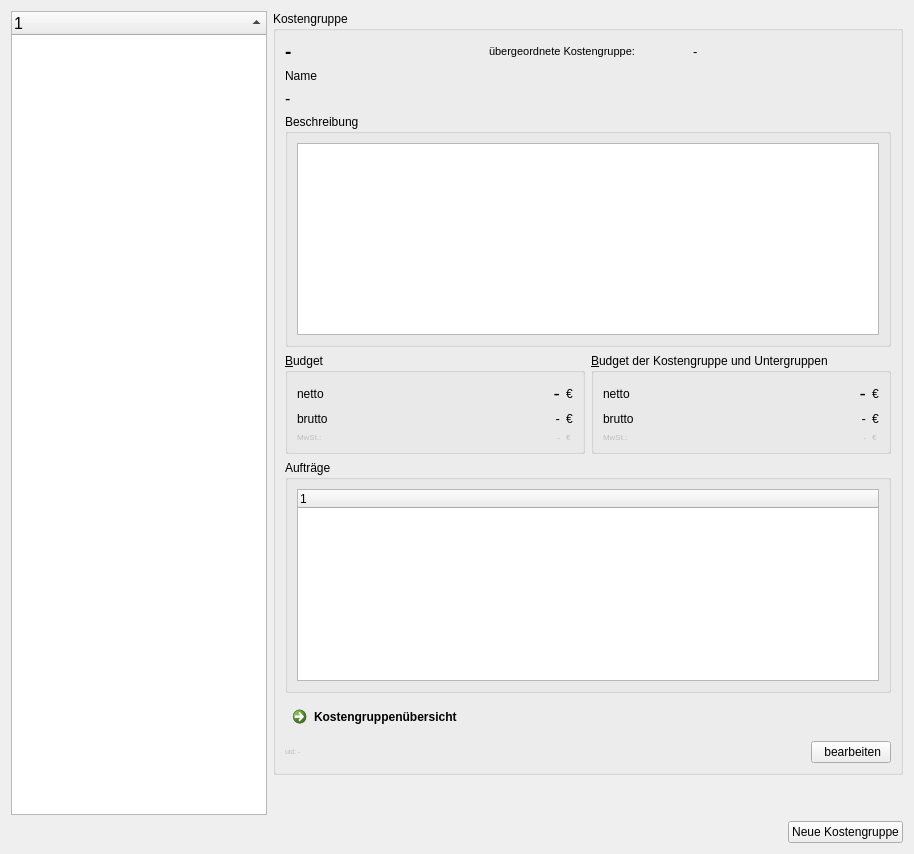
        <widget class="QWidget" name="tab_cost_groups_table">
         <attribute name="title">
          <string>Kostengruppen</string>
         </attribute>
         <layout class="QVBoxLayout" name="verticalLayout_12">
          <item>
           <layout class="QHBoxLayout" name="horizontalLayout_18">
            <item>
             <widget class="QTreeWidget" name="treeWidget_cost_groups">
              <property name="font">
               <font>
                <pointsize>12</pointsize>
               </font>
              </property>
              <property name="alternatingRowColors">
               <bool>true</bool>
              </property>
              <property name="sortingEnabled">
               <bool>true</bool>
              </property>
              <property name="expandsOnDoubleClick">
               <bool>false</bool>
              </property>
              <column>
               <property name="text">
                <string notr="true">1</string>
               </property>
              </column>
             </widget>
            </item>
            <item>
             <layout class="QVBoxLayout" name="verticalLayout_20">
              <item>
               <widget class="QGroupBox" name="groupBox_8">
                <property name="sizePolicy">
                 <sizepolicy hsizetype="Maximum" vsizetype="Preferred">
                  <horstretch>0</horstretch>
                  <verstretch>0</verstretch>
                 </sizepolicy>
                </property>
                <property name="minimumSize">
                 <size>
                  <width>630</width>
                  <height>0</height>
                 </size>
                </property>
                <property name="title">
                 <string>Kostengruppe</string>
                </property>
                <layout class="QVBoxLayout" name="verticalLayout_21">
                 <item>
                  <layout class="QGridLayout" name="gridLayout_20">
                   <item row="0" column="1">
                    <widget class="QLabel" name="label_cost_group_parent">
                     <property name="font">
                      <font>
                       <pointsize>8</pointsize>
                      </font>
                     </property>
                     <property name="text">
                      <string>übergeordnete Kostengruppe:</string>
                     </property>
                    </widget>
                   </item>
                   <item row="0" column="0">
                    <widget class="QLabel" name="label_cost_group_id">
                     <property name="font">
                      <font>
                       <pointsize>14</pointsize>
                       <weight>75</weight>
                       <bold>true</bold>
                      </font>
                     </property>
                     <property name="text">
                      <string>-</string>
                     </property>
                    </widget>
                   </item>
                   <item row="0" column="2">
                    <widget class="QLabel" name="label_cost_group_parent_2">
                     <property name="font">
                      <font>
                       <pointsize>10</pointsize>
                      </font>
                     </property>
                     <property name="text">
                      <string>-</string>
                     </property>
                    </widget>
                   </item>
                  </layout>
                 </item>
                 <item>
                  <widget class="QLabel" name="label_cost_group_name_2">
                   <property name="text">
                    <string>Name</string>
                   </property>
                  </widget>
                 </item>
                 <item>
                  <widget class="QLabel" name="label_cost_group_name">
                   <property name="font">
                    <font>
                     <pointsize>12</pointsize>
                    </font>
                   </property>
                   <property name="text">
                    <string>-</string>
                   </property>
                   <property name="wordWrap">
                    <bool>true</bool>
                   </property>
                  </widget>
                 </item>
                 <item>
                  <widget class="QGroupBox" name="groupBox_description">
                   <property name="title">
                    <string>Beschreibung</string>
                   </property>
                   <layout class="QFormLayout" name="formLayout_7">
                    <item row="0" column="0" colspan="2">
                     <widget class="QTextEdit" name="textEdit_cost_group_description">
                      <property name="readOnly">
                       <bool>true</bool>
                      </property>
                     </widget>
                    </item>
                   </layout>
                  </widget>
                 </item>
                 <item>
                  <layout class="QHBoxLayout" name="horizontalLayout_39">
                   <item>
                    <widget class="QGroupBox" name="groupBox_job_sum_4">
                     <property name="title">
                      <string>&amp;Budget</string>
                     </property>
                     <layout class="QGridLayout" name="gridLayout_12">
                      <item row="1" column="3">
                       <widget class="QLabel" name="label_currency_28">
                        <property name="sizePolicy">
                         <sizepolicy hsizetype="Maximum" vsizetype="Preferred">
                          <horstretch>0</horstretch>
                          <verstretch>0</verstretch>
                         </sizepolicy>
                        </property>
                        <property name="maximumSize">
                         <size>
                          <width>16777215</width>
                          <height>16777215</height>
                         </size>
                        </property>
                        <property name="text">
                         <string>€</string>
                        </property>
                       </widget>
                      </item>
                      <item row="2" column="3">
                       <widget class="QLabel" name="label_currency_29">
                        <property name="sizePolicy">
                         <sizepolicy hsizetype="Maximum" vsizetype="Preferred">
                          <horstretch>0</horstretch>
                          <verstretch>0</verstretch>
                         </sizepolicy>
                        </property>
                        <property name="maximumSize">
                         <size>
                          <width>16777215</width>
                          <height>16777215</height>
                         </size>
                        </property>
                        <property name="text">
                         <string>€</string>
                        </property>
                       </widget>
                      </item>
                      <item row="2" column="1" colspan="2">
                       <widget class="QLabel" name="label_cost_group_budget_w_VAT">
                        <property name="font">
                         <font>
                          <pointsize>10</pointsize>
                         </font>
                        </property>
                        <property name="text">
                         <string>-</string>
                        </property>
                        <property name="alignment">
                         <set>Qt::AlignRight|Qt::AlignTrailing|Qt::AlignVCenter</set>
                        </property>
                       </widget>
                      </item>
                      <item row="3" column="1" colspan="2">
                       <widget class="QLabel" name="label_cost_group_budget_VAT_amount">
                        <property name="enabled">
                         <bool>false</bool>
                        </property>
                        <property name="font">
                         <font>
                          <pointsize>6</pointsize>
                         </font>
                        </property>
                        <property name="text">
                         <string>-</string>
                        </property>
                        <property name="alignment">
                         <set>Qt::AlignRight|Qt::AlignTrailing|Qt::AlignVCenter</set>
                        </property>
                       </widget>
                      </item>
                      <item row="3" column="3">
                       <widget class="QLabel" name="label_currency_30">
                        <property name="enabled">
                         <bool>false</bool>
                        </property>
                        <property name="sizePolicy">
                         <sizepolicy hsizetype="Maximum" vsizetype="Preferred">
                          <horstretch>0</horstretch>
                          <verstretch>0</verstretch>
                         </sizepolicy>
                        </property>
                        <property name="maximumSize">
                         <size>
                          <width>16777215</width>
                          <height>16777215</height>
                         </size>
                        </property>
                        <property name="font">
                         <font>
                          <pointsize>6</pointsize>
                         </font>
                        </property>
                        <property name="text">
                         <string>€</string>
                        </property>
                       </widget>
                      </item>
                      <item row="3" column="0">
                       <widget class="QLabel" name="label_VAT_8">
                        <property name="enabled">
                         <bool>false</bool>
                        </property>
                        <property name="sizePolicy">
                         <sizepolicy hsizetype="Maximum" vsizetype="Preferred">
                          <horstretch>0</horstretch>
                          <verstretch>0</verstretch>
                         </sizepolicy>
                        </property>
                        <property name="font">
                         <font>
                          <pointsize>6</pointsize>
                         </font>
                        </property>
                        <property name="text">
                         <string>MwSt.:</string>
                        </property>
                       </widget>
                      </item>
                      <item row="1" column="1" colspan="2">
                       <widget class="QLabel" name="label_cost_group_budget">
                        <property name="font">
                         <font>
                          <pointsize>14</pointsize>
                         </font>
                        </property>
                        <property name="text">
                         <string>-</string>
                        </property>
                        <property name="alignment">
                         <set>Qt::AlignRight|Qt::AlignTrailing|Qt::AlignVCenter</set>
                        </property>
                       </widget>
                      </item>
                      <item row="2" column="0">
                       <widget class="QLabel" name="label_w_tax_8">
                        <property name="sizePolicy">
                         <sizepolicy hsizetype="Maximum" vsizetype="Preferred">
                          <horstretch>0</horstretch>
                          <verstretch>0</verstretch>
                         </sizepolicy>
                        </property>
                        <property name="text">
                         <string>brutto</string>
                        </property>
                       </widget>
                      </item>
                      <item row="1" column="0">
                       <widget class="QLabel" name="label_net_8">
                        <property name="sizePolicy">
                         <sizepolicy hsizetype="Maximum" vsizetype="Preferred">
                          <horstretch>0</horstretch>
                          <verstretch>0</verstretch>
                         </sizepolicy>
                        </property>
                        <property name="text">
                         <string>netto</string>
                        </property>
                       </widget>
                      </item>
                     </layout>
                    </widget>
                   </item>
                   <item>
                    <widget class="QGroupBox" name="groupBox_job_sum_7">
                     <property name="title">
                      <string>&amp;Budget der Kostengruppe und Untergruppen</string>
                     </property>
                     <layout class="QGridLayout" name="gridLayout_21">
                      <item row="1" column="3">
                       <widget class="QLabel" name="label_currency_34">
                        <property name="sizePolicy">
                         <sizepolicy hsizetype="Maximum" vsizetype="Preferred">
                          <horstretch>0</horstretch>
                          <verstretch>0</verstretch>
                         </sizepolicy>
                        </property>
                        <property name="maximumSize">
                         <size>
                          <width>16777215</width>
                          <height>16777215</height>
                         </size>
                        </property>
                        <property name="text">
                         <string>€</string>
                        </property>
                       </widget>
                      </item>
                      <item row="2" column="1" colspan="2">
                       <widget class="QLabel" name="label_sub_cost_groups_budget_w_VAT">
                        <property name="font">
                         <font>
                          <pointsize>10</pointsize>
                         </font>
                        </property>
                        <property name="text">
                         <string>-</string>
                        </property>
                        <property name="alignment">
                         <set>Qt::AlignRight|Qt::AlignTrailing|Qt::AlignVCenter</set>
                        </property>
                       </widget>
                      </item>
                      <item row="2" column="3">
                       <widget class="QLabel" name="label_currency_35">
                        <property name="sizePolicy">
                         <sizepolicy hsizetype="Maximum" vsizetype="Preferred">
                          <horstretch>0</horstretch>
                          <verstretch>0</verstretch>
                         </sizepolicy>
                        </property>
                        <property name="maximumSize">
                         <size>
                          <width>16777215</width>
                          <height>16777215</height>
                         </size>
                        </property>
                        <property name="text">
                         <string>€</string>
                        </property>
                       </widget>
                      </item>
                      <item row="1" column="0">
                       <widget class="QLabel" name="label_net_9">
                        <property name="sizePolicy">
                         <sizepolicy hsizetype="Maximum" vsizetype="Preferred">
                          <horstretch>0</horstretch>
                          <verstretch>0</verstretch>
                         </sizepolicy>
                        </property>
                        <property name="text">
                         <string>netto</string>
                        </property>
                       </widget>
                      </item>
                      <item row="2" column="0">
                       <widget class="QLabel" name="label_w_tax_9">
                        <property name="sizePolicy">
                         <sizepolicy hsizetype="Maximum" vsizetype="Preferred">
                          <horstretch>0</horstretch>
                          <verstretch>0</verstretch>
                         </sizepolicy>
                        </property>
                        <property name="text">
                         <string>brutto</string>
                        </property>
                       </widget>
                      </item>
                      <item row="1" column="1" colspan="2">
                       <widget class="QLabel" name="label_sub_cost_groups_budget">
                        <property name="font">
                         <font>
                          <pointsize>14</pointsize>
                         </font>
                        </property>
                        <property name="text">
                         <string>-</string>
                        </property>
                        <property name="alignment">
                         <set>Qt::AlignRight|Qt::AlignTrailing|Qt::AlignVCenter</set>
                        </property>
                       </widget>
                      </item>
                      <item row="3" column="0">
                       <widget class="QLabel" name="label_VAT_9">
                        <property name="enabled">
                         <bool>false</bool>
                        </property>
                        <property name="sizePolicy">
                         <sizepolicy hsizetype="Maximum" vsizetype="Preferred">
                          <horstretch>0</horstretch>
                          <verstretch>0</verstretch>
                         </sizepolicy>
                        </property>
                        <property name="font">
                         <font>
                          <pointsize>6</pointsize>
                         </font>
                        </property>
                        <property name="text">
                         <string>MwSt.:</string>
                        </property>
                       </widget>
                      </item>
                      <item row="3" column="3">
                       <widget class="QLabel" name="label_currency_33">
                        <property name="enabled">
                         <bool>false</bool>
                        </property>
                        <property name="sizePolicy">
                         <sizepolicy hsizetype="Maximum" vsizetype="Preferred">
                          <horstretch>0</horstretch>
                          <verstretch>0</verstretch>
                         </sizepolicy>
                        </property>
                        <property name="maximumSize">
                         <size>
                          <width>16777215</width>
                          <height>16777215</height>
                         </size>
                        </property>
                        <property name="font">
                         <font>
                          <pointsize>6</pointsize>
                         </font>
                        </property>
                        <property name="text">
                         <string>€</string>
                        </property>
                       </widget>
                      </item>
                      <item row="3" column="1" colspan="2">
                       <widget class="QLabel" name="label_sub_cost_groups_budget_VAT_amount">
                        <property name="enabled">
                         <bool>false</bool>
                        </property>
                        <property name="font">
                         <font>
                          <pointsize>6</pointsize>
                         </font>
                        </property>
                        <property name="text">
                         <string>-</string>
                        </property>
                        <property name="alignment">
                         <set>Qt::AlignRight|Qt::AlignTrailing|Qt::AlignVCenter</set>
                        </property>
                       </widget>
                      </item>
                     </layout>
                    </widget>
                   </item>
                  </layout>
                 </item>
                 <item>
                  <widget class="QGroupBox" name="groupBox_18">
                   <property name="title">
                    <string>Aufträge</string>
                   </property>
                   <layout class="QVBoxLayout" name="verticalLayout_35">
                    <item>
                     <widget class="QTreeWidget" name="treeWidget_cost_group_invoices_by_job">
                      <property name="alternatingRowColors">
                       <bool>true</bool>
                      </property>
                      <property name="expandsOnDoubleClick">
                       <bool>false</bool>
                      </property>
                      <column>
                       <property name="text">
                        <string notr="true">1</string>
                       </property>
                      </column>
                     </widget>
                    </item>
                   </layout>
                  </widget>
                 </item>
                 <item>
                  <layout class="QHBoxLayout" name="horizontalLayout_37">
                   <item>
                    <widget class="QCommandLinkButton" name="commandLinkButton_cost_groups_ov">
                     <property name="text">
                      <string>Kostengruppenübersicht</string>
                     </property>
                    </widget>
                   </item>
                   <item>
                    <spacer name="horizontalSpacer_11">
                     <property name="orientation">
                      <enum>Qt::Horizontal</enum>
                     </property>
                     <property name="sizeHint" stdset="0">
                      <size>
                       <width>40</width>
                       <height>20</height>
                      </size>
                     </property>
                    </spacer>
                   </item>
                  </layout>
                 </item>
                 <item>
                  <layout class="QHBoxLayout" name="horizontalLayout_19">
                   <item>
                    <widget class="QLabel" name="label_cost_group_uid">
                     <property name="enabled">
                      <bool>false</bool>
                     </property>
                     <property name="sizePolicy">
                      <sizepolicy hsizetype="Preferred" vsizetype="Maximum">
                       <horstretch>0</horstretch>
                       <verstretch>0</verstretch>
                      </sizepolicy>
                     </property>
                     <property name="font">
                      <font>
                       <pointsize>5</pointsize>
                      </font>
                     </property>
                     <property name="text">
                      <string>uid: -</string>
                     </property>
                     <property name="alignment">
                      <set>Qt::AlignLeading|Qt::AlignLeft|Qt::AlignVCenter</set>
                     </property>
                    </widget>
                   </item>
                   <item>
                    <widget class="QPushButton" name="pushButton_edit_cost_group">
                     <property name="sizePolicy">
                      <sizepolicy hsizetype="Maximum" vsizetype="Fixed">
                       <horstretch>0</horstretch>
                       <verstretch>0</verstretch>
                      </sizepolicy>
                     </property>
                     <property name="text">
                      <string> bearbeiten</string>
                     </property>
                    </widget>
                   </item>
                  </layout>
                 </item>
                </layout>
               </widget>
              </item>
              <item>
               <spacer name="verticalSpacer_6">
                <property name="orientation">
                 <enum>Qt::Vertical</enum>
                </property>
                <property name="sizeHint" stdset="0">
                 <size>
                  <width>20</width>
                  <height>40</height>
                 </size>
                </property>
               </spacer>
              </item>
             </layout>
            </item>
           </layout>
          </item>
          <item>
           <layout class="QVBoxLayout" name="verticalLayout_cost_groups_buttons">
            <item>
             <layout class="QHBoxLayout" name="horizontalLayout_12">
              <item>
               <spacer name="horizontalSpacer_12">
                <property name="orientation">
                 <enum>Qt::Horizontal</enum>
                </property>
                <property name="sizeHint" stdset="0">
                 <size>
                  <width>40</width>
                  <height>20</height>
                 </size>
                </property>
               </spacer>
              </item>
              <item>
               <widget class="QPushButton" name="pushButton_new_cost_group">
                <property name="text">
                 <string>Neue Kostengruppe</string>
                </property>
               </widget>
              </item>
             </layout>
            </item>
           </layout>
          </item>
         </layout>
        </widget>
